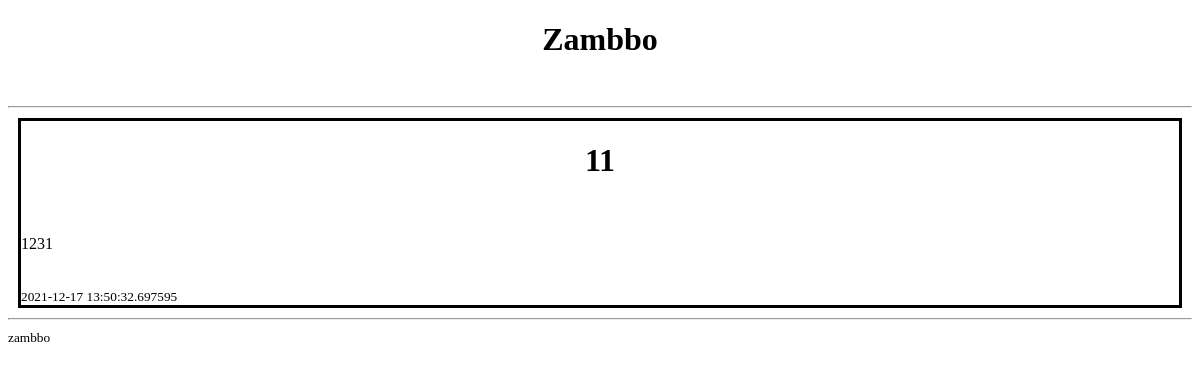
The app's page /posts/category/category1, older data.
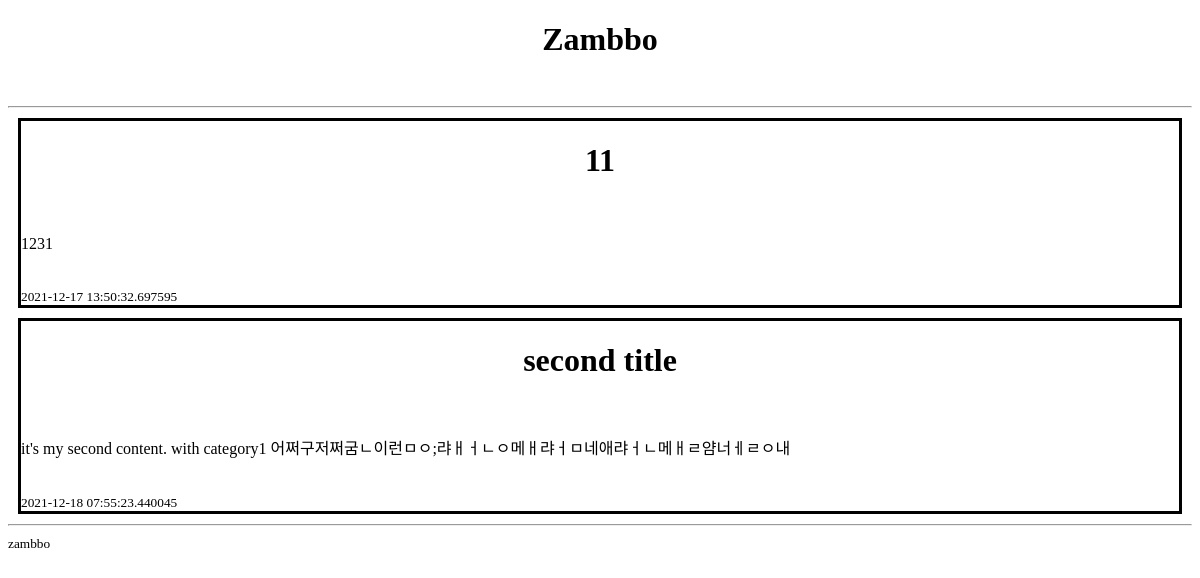
The same page, newer data.
### app.py (models this page shows)
class Post(db.Model):
    id = db.Column(db.Integer, nullable=False, primary_key=True)
    title = db.Column(db.String(80), nullable=False, unique=True)
    content = db.Column(db.Text, nullable=False)
    posted_date = db.Column(db.DateTime, nullable=False, default=datetime.utcnow())
    posted_author = db.Column(db.String(30),nullable=False,default='zambbo')
    category_id = db.Column(db.Integer, db.ForeignKey('category.id'),nullable=False)

### app.py (the view)
@app.route('/posts/category/<string:category>', methods=['GET'])
def post(category):
    if request.method == 'GET':
        category_posts = Category.query.filter_by(category_name=category).first().posts
        return render_template('category_posts.html',posts=category_posts)
    else:
        pass

### templates/category_posts.html (shortened to what this page needs)
{% extends 'layout.html' %}
{% block header %}
<h1>Zambbo</h1>
<br>
<hr>
{% endblock %}
{% block main %}
{% for post in posts %}
    <div class="post">
        <h1>{{post.title}}</h1>
        <br>
        <p>{{post.content}}</p>
        <br>
        <small>{{post.posted_date}}</small>
        <br>
    </div>
{% endfor %}
    <hr>
{% endblock %}
{% block footer %}
<small>zambbo</small>
{% endblock %}

### templates/layout.html (shortened to what this page needs)
<!DOCTYPE html>
<html>
    <head>
        <link rel="stylesheet", href="{{url_for('static',filename='style.css')}}">
    </head>
    <body>
        <header>
            {% block header %} {% endblock %}
        </header>
        <div class="container">
            {% block main %} {% endblock %}
        </div>
        <footer>
            {% block footer %} {% endblock %}
        </footer>
    </body>
</html>

### static/style.css (style rules this page uses)
h1 { text-align : center; }
.post { border : 3px solid #000000; display : block; margin : 10px; }

Row changes from the older to the newer data that the page shows:
added Post: title "second title", content "it's my second content. with category1 어쩌구저쩌굼ㄴ이런ㅁㅇ;랴ㅐㅓㄴㅇ메ㅐ랴ㅓㅁ네애랴ㅓㄴ메ㅐㄹ얌너ㅔㄹㅇ내", posted_date "2021-12-18 07:55:23.440045"
